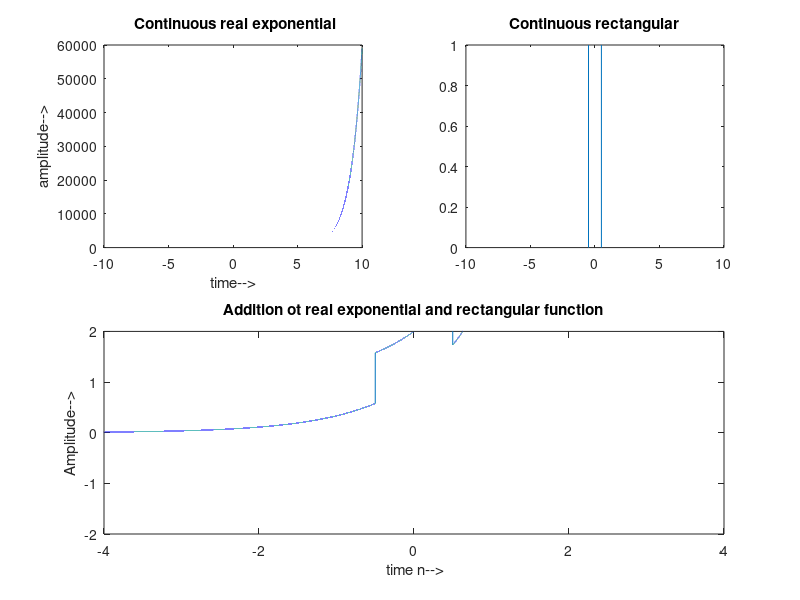

The MATLAB script that drew this image:
f=1000;
n=-10:.1/f:10;
a=3;
x=a.^n;
subplot(2,2,1);
plot(n,x);
xlabel('time-->');
ylabel('amplitude-->');
title(' Continuous real exponential');

y=rectpuls(n);
subplot(2,2,2);
plot(n,y);
title('Continuous rectangular');

for i=1:length(n)
    add(i)=x(i)+y(i);
end
subplot(2,2,3:4);
plot(n,add);
axis([-4 4 -2 2]);
xlabel(' time n-->');
ylabel('Amplitude-->');
title('Addition ot real exponential and rectangular function');
